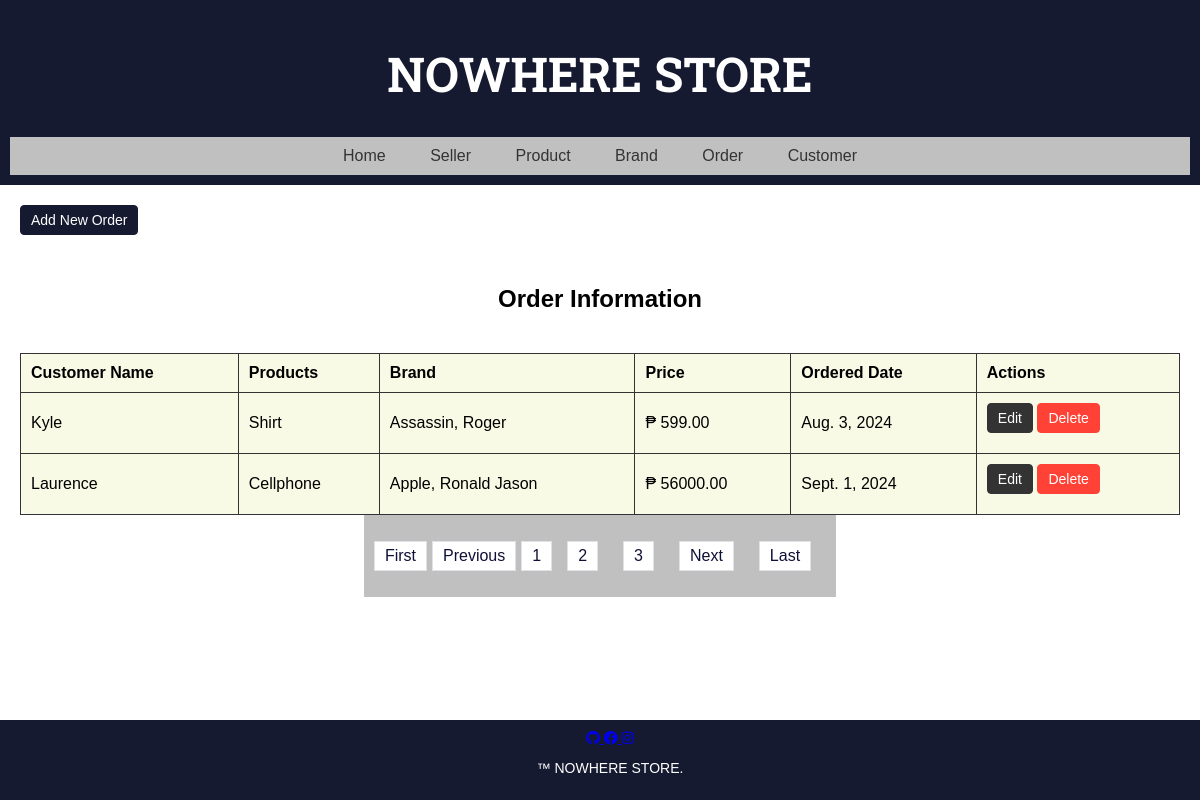
/order, run on the app's committed database.
### store/models.py (models this page shows, shortened)
class BaseModel(models.Model):
    created_at = models.DateTimeField(auto_now_add=True, db_index=True)
    updated_at = models.DateTimeField(auto_now=True)
    class Meta:
        abstract = True

class Order(BaseModel):
    customer_name = models.CharField(max_length=30, null=True, blank=True)
    product = models.ManyToManyField(Product, blank=True)
    brand = models.ManyToManyField(Brand, blank=True)
    price = models.DecimalField(max_digits=9999, decimal_places=2, null=True, blank=True)
    order_date = models.DateField(null=True, blank=True)
    def product_types(self):
        return ', '.join([product.product_type for product in self.product.all()])
    def brand_types(self):
        brand_types = [brand.brand_type for brand in self.brand.all()]
        product_names = [product.name_of_seller for product in self.product.all()]
        return ", ".join(brand_types + product_names)

class Product(BaseModel):
    product_type = models.CharField(max_length=30, null=True, blank=True)
    name_of_seller = models.CharField(max_length=20, null=True, blank=True)
    email = models.EmailField(max_length=100, null=True, blank=True)
    date_post = models.DateField(null=True, blank=True)

class Brand(BaseModel):
    brand_type = models.CharField(max_length=30, null=True, blank=True)
    name_of_seller = models.ManyToManyField(Seller, blank=True)
    email = models.EmailField(max_length=100, null=True, blank=True)
    date_post = models.DateField(null=True, blank=True)

### store/views.py (the view)
# urls.py: path('order', views.OrderList.as_view(), name='order'),
class OrderList(ListView):
    model = Order
    context_object_name = 'orders'
    template_name = 'order.html'
    paginate_by = 2

### store/templates/order.html (shortened to what this page needs)
{% extends 'base.html' %}
{% block navbar %}
<nav>
    <a href="{% url 'MAIN' %}">Home</a>
    <a href="{% url 'Seller' %}">Seller</a>
    <a href="{% url 'product' %}">Product</a>
    <a href="{% url 'brand' %}">Brand</a>
    <a href="{% url 'order' %}" id="active">Order</a>
    <a href="{% url 'customer' %}">Customer</a>
</nav>
{% endblock %}
{% block content %}
    <a href="{% url 'order-add' %}" class="btn btn-outline-primary">Add New Order</a><br>
    <section>
        <h2>Order Information</h2>
        <table>
            <thead>
                <tr>
                    <th>Customer Name</th>
                    <th>Products</th>
                    <th>Brand</th>
                    <th>Price</th>
                    <th>Ordered Date</th>
                    <th>Actions</th>
                </tr>
            </thead>
            <tbody>
                {% for order in orders %}
                    <tr>
                        <td>{{ order.customer_name }}</td>
                        <td>{{ order.product_types }}</td>
                        <td>{{ order.brand_types }}</td>
                        <td>₱ {{ order.price }}</td>
                        <td>{{ order.order_date }}</td>
                        <td>
                            <a href="{% url 'order-edit' order.id %}" class="btn btn-outline-secondary">Edit</a>
                            <a href="{% url 'order-del' order.id %}" class="btn btn-outline-danger">Delete</a>
                        </td>
                    </tr>
                {% endfor %}
            </tbody>
        </table>
        {% include 'includes/pagination.html' %}
    </section>
{% endblock %}

### store/static/css/styles.css (style rules this page uses)
body { font-family: 'Arial', sans-serif; margin: 0; padding: 0; background-image: url('./../images/bg.jpg'); background-size: cover; background-position: center; background-attachment: fixed; }
nav { background-color: #C0C0C0; padding: 10px; }
nav a { text-decoration: none; color: #333; padding: 10px; margin: 0 10px; }
section { background-color: rgba(255, 255, 255, 0.8); border-radius: 10px; margin-top: 20px; overflow: hidden; text-align: center; display: flex; flex-wrap: wrap; justify-content: center; align-items: center; }
table { width: 100%; border-collapse: collapse; background-color: #F8FAE5; border-radius: 10px; margin-top: 20px; }
th, td { border: 1px solid #333; padding: 10px; text-align: left; }
.btn { display: inline-block; padding: 6px 10px; margin-bottom: 10px; text-decoration: none; border-radius: 4px; font-size: 14px; }
.btn-outline-primary { color: #fff; background-color: #161A30; border: 1px solid #161A30; }
.btn-outline-secondary { color: #fff; background-color: #333; border: 1px solid #333; }
.btn-outline-danger { color: #fff; background-color: #FF4136; border: 1px solid #FF4136; }

### data on the page
Order: customer_name "Kyle", product_types "Shirt", brand_types "Assassin, Roger", price "599.00", order_date "Aug. 3, 2024"
Order: customer_name "Laurence", product_types "Cellphone", brand_types "Apple, Ronald Jason", price "56000.00", order_date "Sept. 1, 2024"

### other printed values
{{ page_num }} "1"
{{ page_num }} "2" "3"
